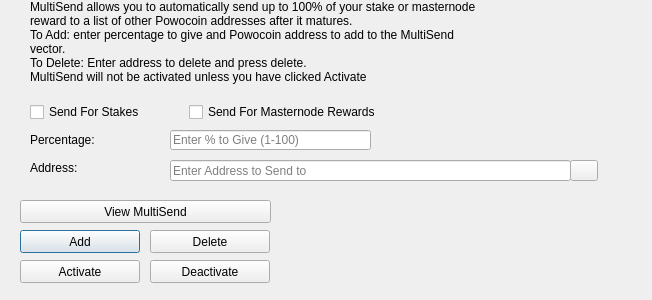
<?xml version="1.0" encoding="UTF-8"?>
<ui version="4.0">
 <class>MultiSendDialog</class>
 <widget class="QDialog" name="MultiSendDialog">
  <property name="windowModality">
   <enum>Qt::NonModal</enum>
  </property>
  <property name="geometry">
   <rect>
    <x>0</x>
    <y>0</y>
    <width>652</width>
    <height>300</height>
   </rect>
  </property>
  <property name="windowTitle">
   <string>MultiSend</string>
  </property>
  <widget class="QLineEdit" name="multiSendPercentEdit">
   <property name="geometry">
    <rect>
     <x>170</x>
     <y>130</y>
     <width>201</width>
     <height>20</height>
    </rect>
   </property>
   <property name="toolTip">
    <string>Enter whole numbers 1 - 100</string>
   </property>
   <property name="placeholderText">
    <string>Enter % to Give (1-100)</string>
   </property>
  </widget>
  <widget class="QLineEdit" name="multiSendAddressEdit">
   <property name="geometry">
    <rect>
     <x>170</x>
     <y>160</y>
     <width>401</width>
     <height>21</height>
    </rect>
   </property>
   <property name="toolTip">
    <string/>
   </property>
   <property name="placeholderText">
    <string>Enter Address to Send to</string>
   </property>
  </widget>
  <widget class="QLabel" name="label_2">
   <property name="geometry">
    <rect>
     <x>30</x>
     <y>0</y>
     <width>451</width>
     <height>121</height>
    </rect>
   </property>
   <property name="lineWidth">
    <number>1</number>
   </property>
   <property name="text">
    <string>MultiSend allows you to automatically send up to 100% of your stake or masternode reward to a list of other Powocoin addresses after it matures.
To Add: enter percentage to give and Powocoin address to add to the MultiSend vector.
To Delete: Enter address to delete and press delete.
MultiSend will not be activated unless you have clicked Activate</string>
   </property>
   <property name="alignment">
    <set>Qt::AlignLeading|Qt::AlignLeft|Qt::AlignTop</set>
   </property>
   <property name="wordWrap">
    <bool>true</bool>
   </property>
  </widget>
  <widget class="QLabel" name="message">
   <property name="geometry">
    <rect>
     <x>290</x>
     <y>200</y>
     <width>351</width>
     <height>91</height>
    </rect>
   </property>
   <property name="text">
    <string/>
   </property>
  </widget>
  <widget class="QPushButton" name="addButton">
   <property name="geometry">
    <rect>
     <x>20</x>
     <y>230</y>
     <width>120</width>
     <height>23</height>
    </rect>
   </property>
   <property name="toolTip">
    <string/>
   </property>
   <property name="statusTip">
    <string>Add to MultiSend Vector</string>
   </property>
   <property name="text">
    <string>Add</string>
   </property>
  </widget>
  <widget class="QPushButton" name="disableButton">
   <property name="geometry">
    <rect>
     <x>150</x>
     <y>260</y>
     <width>120</width>
     <height>23</height>
    </rect>
   </property>
   <property name="statusTip">
    <string>Deactivate MultiSend</string>
   </property>
   <property name="text">
    <string>Deactivate</string>
   </property>
  </widget>
  <widget class="QPushButton" name="addressBookButton">
   <property name="geometry">
    <rect>
     <x>570</x>
     <y>160</y>
     <width>28</width>
     <height>21</height>
    </rect>
   </property>
   <property name="toolTip">
    <string>Choose an address from the address book</string>
   </property>
   <property name="text">
    <string/>
   </property>
   <property name="icon">
    <iconset resource="../powocoin.qrc">
     <normaloff>:/icons/address-book</normaloff>:/icons/address-book</iconset>
   </property>
   <property name="shortcut">
    <string>Alt+A</string>
   </property>
   <property name="autoDefault">
    <bool>false</bool>
   </property>
  </widget>
  <widget class="QLabel" name="label">
   <property name="geometry">
    <rect>
     <x>30</x>
     <y>130</y>
     <width>121</width>
     <height>20</height>
    </rect>
   </property>
   <property name="toolTip">
    <string>Percentage of stake to send</string>
   </property>
   <property name="text">
    <string>Percentage:</string>
   </property>
  </widget>
  <widget class="QLabel" name="label_5">
   <property name="geometry">
    <rect>
     <x>30</x>
     <y>160</y>
     <width>111</width>
     <height>16</height>
    </rect>
   </property>
   <property name="toolTip">
    <string>Address to send portion of stake to</string>
   </property>
   <property name="text">
    <string>Address:</string>
   </property>
  </widget>
  <widget class="QPushButton" name="deleteButton">
   <property name="geometry">
    <rect>
     <x>150</x>
     <y>230</y>
     <width>120</width>
     <height>23</height>
    </rect>
   </property>
   <property name="toolTip">
    <string/>
   </property>
   <property name="statusTip">
    <string>Delete Address From MultiSend Vector</string>
   </property>
   <property name="text">
    <string>Delete</string>
   </property>
  </widget>
  <widget class="QPushButton" name="activateButton">
   <property name="geometry">
    <rect>
     <x>20</x>
     <y>260</y>
     <width>120</width>
     <height>23</height>
    </rect>
   </property>
   <property name="statusTip">
    <string>Activate MultiSend</string>
   </property>
   <property name="text">
    <string>Activate</string>
   </property>
  </widget>
  <widget class="QPushButton" name="viewButton">
   <property name="geometry">
    <rect>
     <x>20</x>
     <y>200</y>
     <width>251</width>
     <height>23</height>
    </rect>
   </property>
   <property name="toolTip">
    <string/>
   </property>
   <property name="statusTip">
    <string>View MultiSend Vector</string>
   </property>
   <property name="text">
    <string>View MultiSend</string>
   </property>
  </widget>
  <widget class="QWidget" name="horizontalLayoutWidget">
   <property name="geometry">
    <rect>
     <x>30</x>
     <y>100</y>
     <width>351</width>
     <height>24</height>
    </rect>
   </property>
   <layout class="QHBoxLayout" name="horizontalLayout">
    <item>
     <widget class="QCheckBox" name="multiSendStakeCheckBox">
      <property name="text">
       <string>Send For Stakes</string>
      </property>
     </widget>
    </item>
    <item>
     <widget class="QCheckBox" name="multiSendMasternodeCheckBox">
      <property name="text">
       <string>Send For Masternode Rewards</string>
      </property>
     </widget>
    </item>
   </layout>
  </widget>
 </widget>
 <resources>
  <include location="../powocoin.qrc"/>
 </resources>
 <connections/>
</ui>
